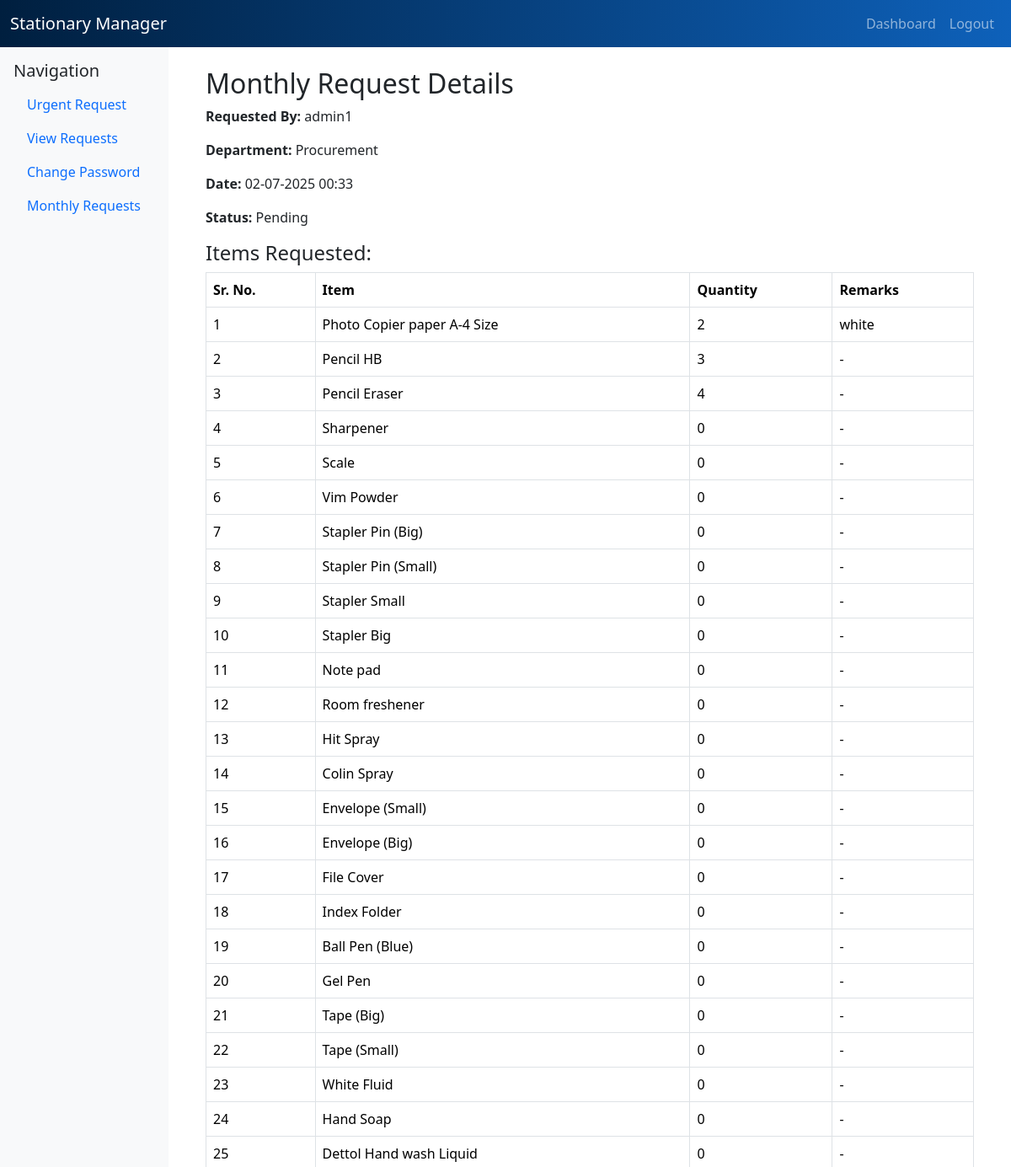
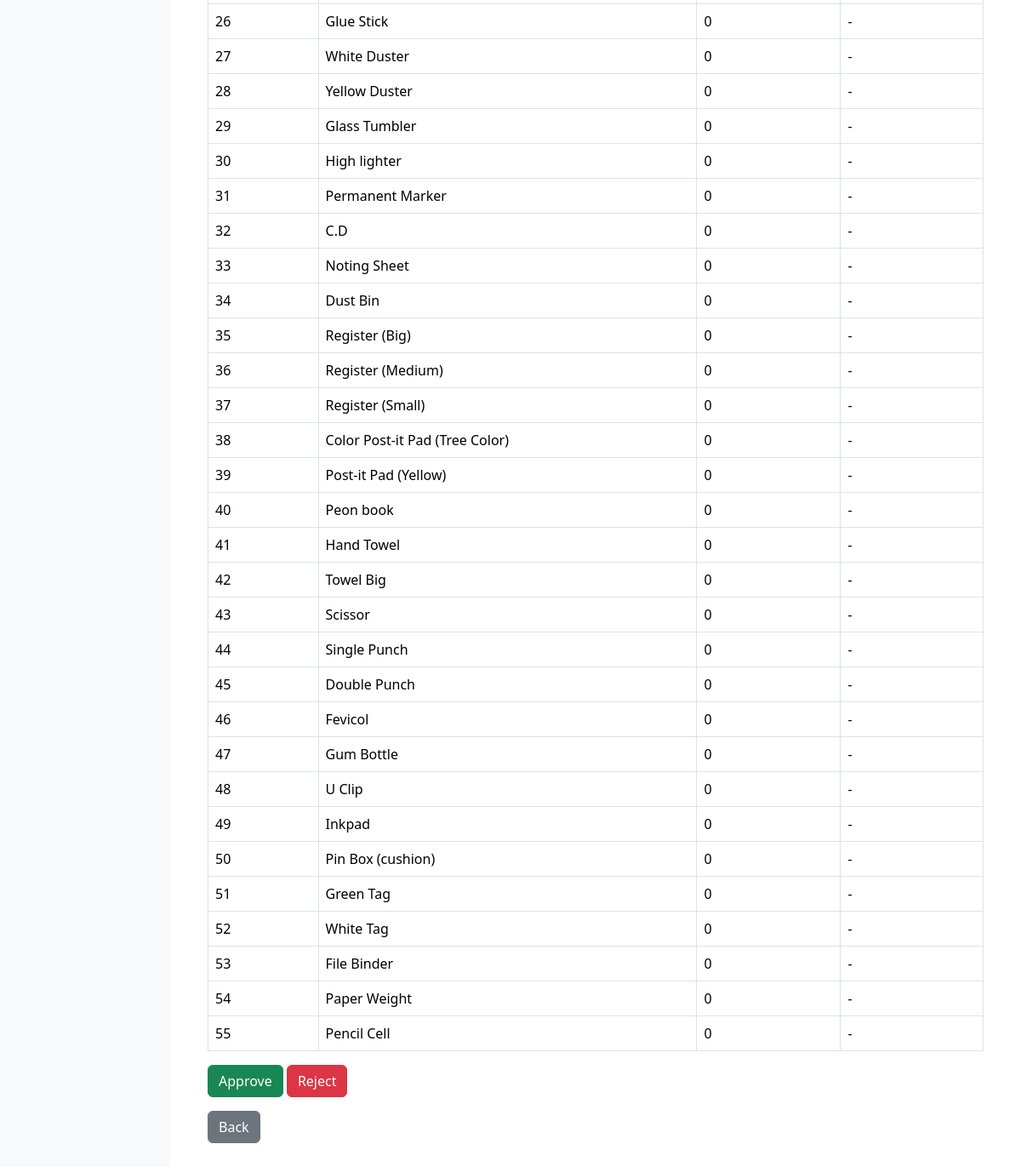
/ad/monthly-request/1 (signed in), run on the app's committed database (2 pictures, top to bottom).
### models.py (models this page shows)
class User(db.Model):
    id = db.Column(db.Integer , primary_key=True , autoincrement=True)
    username = db.Column(db.String(100), unique=True , nullable = False)
    password = db.Column(db.String(200), nullable = False)
    role = db.Column(db.String(20), nullable = False )
    designation = db.Column(db.String, nullable = True)
    department_id = db.Column(db.Integer, db.ForeignKey('department.id'), nullable = False)
    department = db.relationship('Department',foreign_keys=[department_id], backref='users')

class Department(db.Model):
    id = db.Column(db.Integer, primary_key=True, autoincrement=True)
    shortname = db.Column(db.String(50), unique=True, nullable=False)
    head_id = db.Column(db.Integer, db.ForeignKey('user.id'), nullable=True)
    ad_id = db.Column(db.Integer, db.ForeignKey('user.id'), nullable=True)
    head = db.relationship('User', foreign_keys=[head_id], backref='headed_departments')
    ad = db.relationship('User', foreign_keys=[ad_id], backref='ad_departments')

class MonthlyRequest(db.Model):
    id = db.Column(db.Integer , primary_key=True , autoincrement=True)
    user_id = db.Column(db.Integer, db.ForeignKey('user.id'), nullable = False)
    user = db.relationship('User', backref='monthly_requests')
    month = db.Column(db.String(20), nullable=False)
    year = db.Column(db.Integer, nullable=False)
    items = db.Column(JSON)
    date_requested = db.Column(db.DateTime, default=datetime.now)
    ad_status = db.Column(db.String(20), default='Pending')
    department_id = db.Column(db.Integer, db.ForeignKey('department.id'), nullable=False)
    department = db.relationship('Department', foreign_keys=[department_id])

### app.py (the view)
@app.route('/ad/monthly-request/<int:req_id>')
def ad_view_monthly_request(req_id):
    if 'user_id' not in session:
        return redirect('/login')
    req = MonthlyRequest.query.get_or_404(req_id)
    return render_template('ad_monthly_request_view.html', req=req, user=req.user, role=session.get('role'))

### app.py (called while the page is built)
@app.context_processor
def inject_is_ad_or_head():
    user_id =  session.get('user_id')
    is_ad_or_head = False
    if user_id:
        is_ad_or_head = Department.query.filter(
            (Department.head_id == user_id) | (Department.ad_id == user_id)
        ).first() is not None
    return dict(is_ad_or_head=is_ad_or_head)

### templates/ad_monthly_request_view.html (shortened to what this page needs)
{% extends 'base.html' %}
{% block body %}
<div class="container mt-5">
    <h2>Monthly Request Details</h2>
    <p><strong>Requested By:</strong> {{ user.username }}</p>
    <p><strong>Department:</strong> {{ req.department.shortname }}</p>
    <p><strong>Date:</strong> {{ req.date_requested.strftime('%d-%m-%Y %H:%M') }}</p>
    <p><strong>Status:</strong> {{ req.ad_status }}</p>
    <h4>Items Requested:</h4>
    <table class="table table-bordered">
        <thead>
            <tr>
                <th>Sr. No.</th>
                <th>Item</th>
                <th>Quantity</th>
                <th>Remarks</th>
            </tr>
        </thead>
        <tbody>
            {% for item in req.items %}
            <tr>
                <td>{{ loop.index }}</td>
                <td>{{ item.item }}</td>
                <td>{{ item.quantity }}</td>
                <td>{{ item.remarks }}</td>
            </tr>
            {% endfor %}
        </tbody>
    </table>
    {% if req.ad_status == 'Pending' %}
    <form method="POST" action="/ad/monthly-request/{{ req.id }}/action">
        <button name="action" value="approve" class="btn btn-success">Approve</button>
        <button name="action" value="reject" class="btn btn-danger">Reject</button>
    </form>
    {% endif %}
    <a href="/ad/monthly-requests" class="btn btn-secondary mt-3">Back</a>
</div>
{% endblock %}

### templates/base.html (style rules this page uses)
body { min-height: 100vh; display: flex; flex-direction: column; }

### data on the page
User: username "admin1"
Department: department.shortname "Procurement"
MonthlyRequest: date_requested "02-07-2025 00:33", ad_status "Pending"

### other printed values
{{ item.item }} "Photo Copier paper A-4 Size" "Pencil HB" "Pencil Eraser" "Sharpener" "Scale" "Vim Powder" "Stapler Pin (Big)" "Stapler Pin (Small)" "Stapler Small" "Stapler Big" "Note pad" "Room freshener" "Hit Spray" "Colin Spray" "Envelope (Small)" "Envelope (Big)" "File Cover" "Index Folder" "Ball Pen (Blue)" "Gel Pen" "Tape (Big)" "Tape (Small)" "White Fluid" "Hand Soap" "Dettol Hand wash Liquid" "Glue Stick" "White Duster" "Yellow Duster" "Glass Tumbler" "High lighter" "Permanent Marker" "C.D" "Noting Sheet" "Dust Bin" "Register (Big)" "Register (Medium)" "Register (Small)" "Color Post-it Pad (Tree Color)" "Post-it Pad (Yellow)" "Peon book" "Hand Towel" "Towel Big" "Scissor" "Single Punch" "Double Punch" "Fevicol" "Gum Bottle" "U Clip" "Inkpad" "Pin Box (cushion)" "Green Tag" "White Tag" "File Binder" "Paper Weight" "Pencil Cell"
{{ item.quantity }} "2" "3" "4" "0" "0" "0" "0" "0" "0" "0" "0" "0" "0" "0" "0" "0" "0" "0" "0" "0" "0" "0" "0" "0" "0" "0" "0" "0" "0" "0" "0" "0" "0" "0" "0" "0" "0" "0" "0" "0" "0" "0" "0" "0" "0" "0" "0" "0" "0" "0" "0" "0" "0" "0" "0"
{{ item.remarks }} "white" "-" "-" "-" "-" "-" "-" "-" "-" "-" "-" "-" "-" "-" "-" "-" "-" "-" "-" "-" "-" "-" "-" "-" "-" "-" "-" "-" "-" "-" "-" "-" "-" "-" "-" "-" "-" "-" "-" "-" "-" "-" "-" "-" "-" "-" "-" "-" "-" "-" "-" "-" "-" "-" "-"
